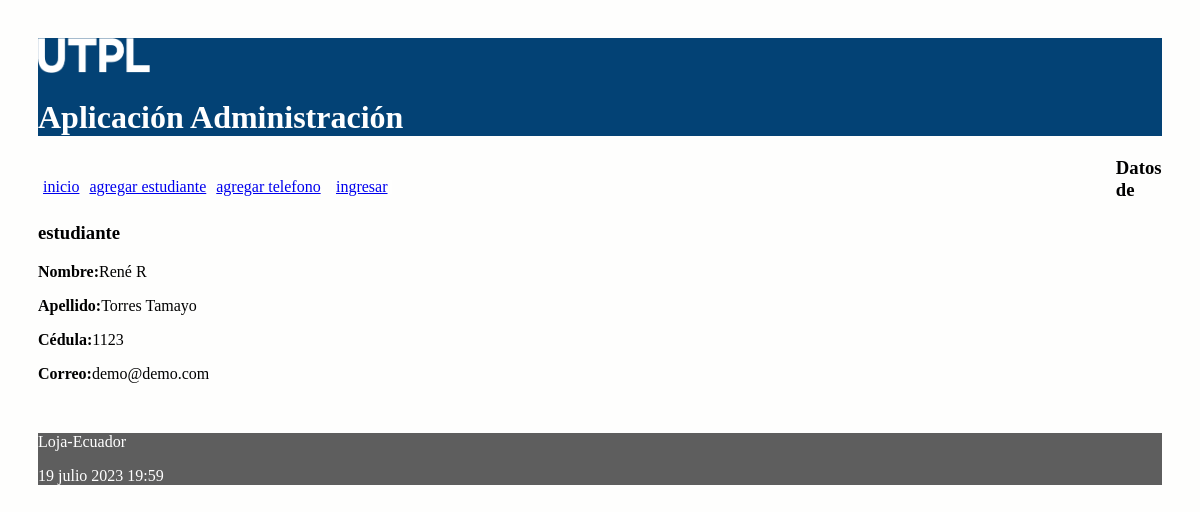
The app's page /estudiante/12 with its own data.
### administrativo/models.py (models this page shows, shortened)
class Estudiante(models.Model):
    nombre = models.CharField(max_length=30)
    apellido = models.CharField(max_length=30)
    cedula = models.CharField(max_length=30, unique=True)
    correo = models.EmailField()

### administrativo/views.py (the view)
# urls.py: path('estudiante/<int:id>', views.obtener_estudiante,
def obtener_estudiante(request, id):
    estudiante = Estudiante.objects.get(pk=id)
    informacion_template = {'estudiante': estudiante}
    return render(request, 'obtener_estudiante.html', informacion_template)

### administrativo/templates/obtener_estudiante.html
{% extends "master.html" %}
{% block content %}
<h3>Datos de estudiante</h3>
<p><b>Nombre:</b>{{estudiante.nombre}}</p>
<p><b>Apellido:</b>{{estudiante.apellido}}</p>
<p><b>Cédula:</b>{{estudiante.cedula}}</p>
<p><b>Correo:</b>{{estudiante.correo}}</p>
<br/>
{% endblock %}

### administrativo/static/css/estilos.css (style rules this page uses)
body { background: #FEFEFD; padding: 30px; }

### records on screen
Estudiante: nombre "René R", apellido "Torres Tamayo", cedula "1123", correo "demo@demo.com"
